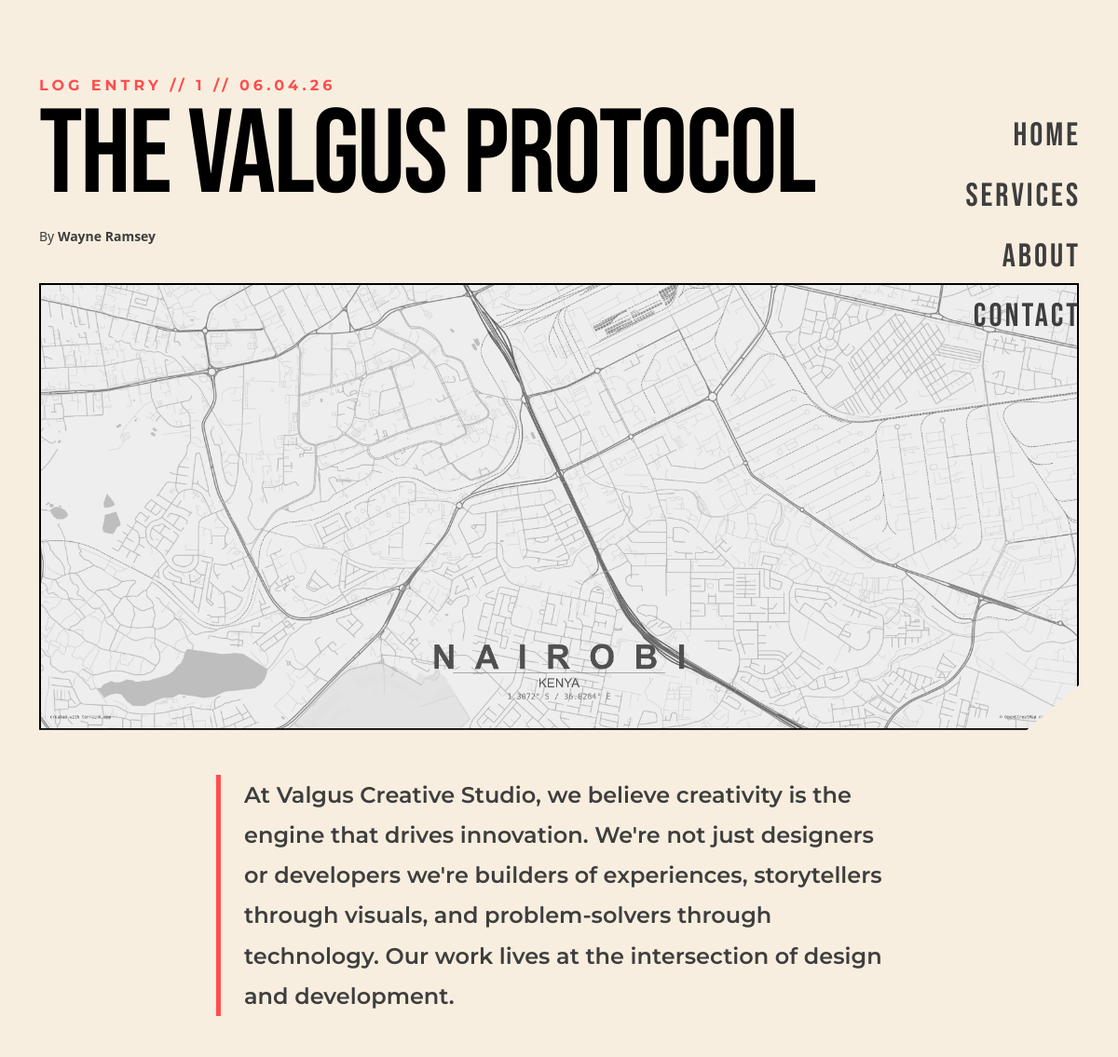
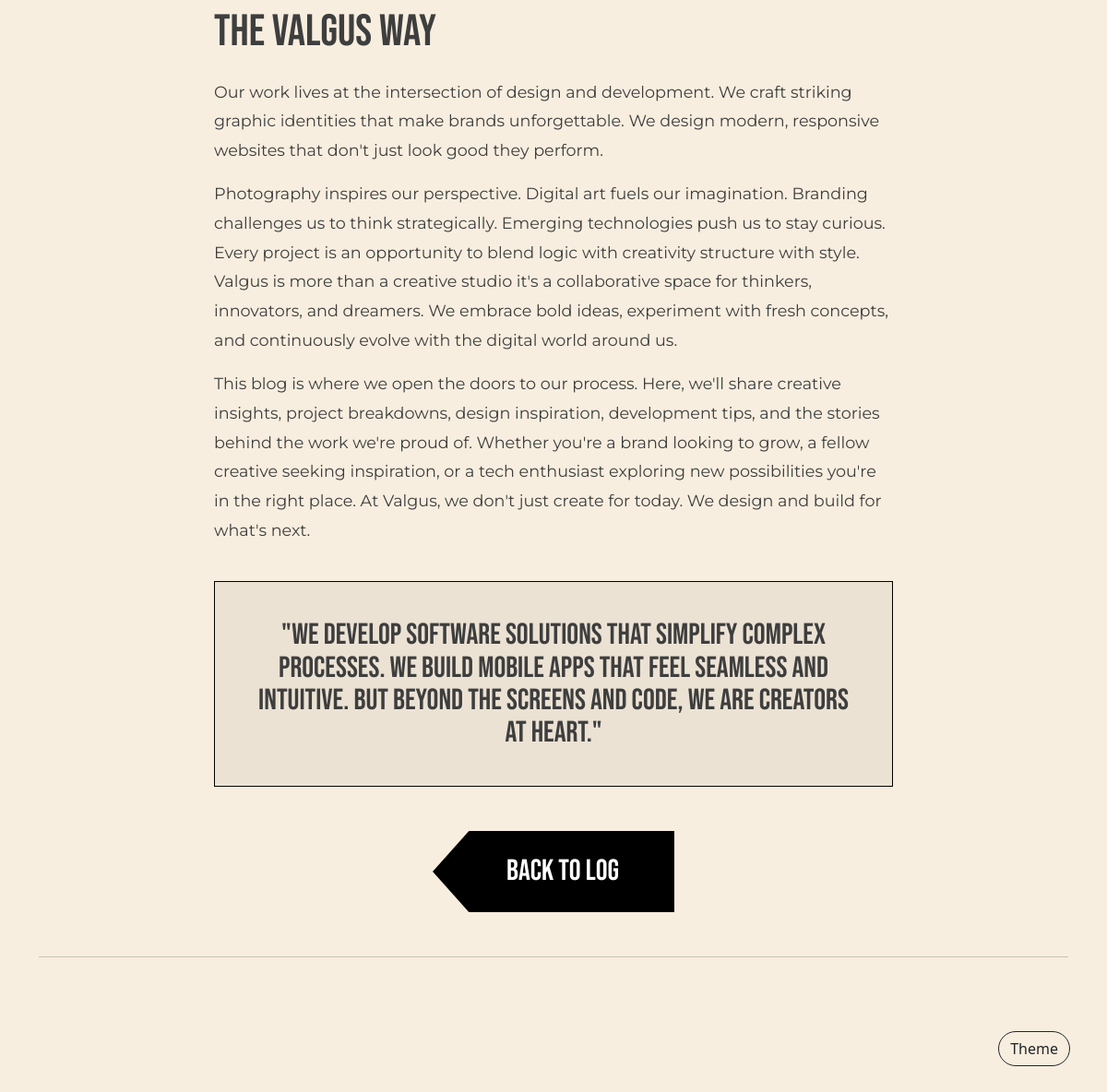
The app's page /blogs/ with its own data (2 pictures, top to bottom).
### newapp/models.py (models this page shows, shortened)
class blog(models.Model):
    date = models.DateField(auto_now=True)
    main_title = models.CharField(max_length=50, unique=True)
    author = models.CharField(max_length=40)
    blog_image = models.ImageField (upload_to='blog_images/')
    lead_text = models.TextField(null=True)
    sub_heading = models.CharField(max_length=30)
    block_quote = models.TextField(null=True)
    full_blog = models.TextField(null=True)

### newapp/views.py (the view)
# urls.py: path('blogs/', views.blog_list, name='my_blogs'),
def blog_list(request):
    if not blog.objects.exists(): blog.objects.create(main_title="Sample Blog", author="Admin", sub_heading="First Post")
    return render(request, 'blogs.html', {'posts': blog.objects.all()})

### newapp/templates/blogs.html (shortened to what this page needs)
{% load static %}
<!DOCTYPE html>
<html lang="en">
<head>
    <link rel="stylesheet" href="{% static 'css/bootstrap.min.css' %}">
    <link rel="stylesheet" href="https://cdn.jsdelivr.net/npm/bootstrap-icons@1.11.3/font/bootstrap-icons.css">
    <link rel="stylesheet" href="{% static 'css/custom.css' %}">
</head>
<body>
    <header class="main-wrapper">
    <nav class="side-nav">
        <a href="{%url 'my_index' %}">HOME</a>
        <a href="{%url 'my_services' %}">SERVICES</a>
        <a href="{%url 'my_services' %}">ABOUT</a>
        <a href="{%url 'my_index' %}">CONTACT</a>
    </nav>
</header>
<main class="blog-post-container">
    <div class="container">
        {% if posts %}
            {% for post in posts %}
            <div class="post-header-group">
                <p class="post-metadata">LOG ENTRY // {{ post.pk }} // {{ post.date|date:"d.m.y" }}</p>
                <h1 class="main-title-post">{{ post.main_title|upper }}</h1>
                <div class="post-tags">
                    <small>By <strong>{{ post.author }}</strong></small>
                </div>
            </div>
            <div class="post-featured-image-wrapper">
                <img src="{{ post.blog_image.url }}" alt="{{ post.main_title }}" class="featured-img">
            </div>
            <div class="row justify-content-center mt-5">
                <div class="col-lg-8">
                    <article class="post-content">
                        <p class="lead-text">
                            {{ post.lead_text }}
                        </p>
                        <h2 class="section-subheading">{{ post.sub_heading|upper }}</h2>
                        {{ post.full_blog|linebreaks }}
                        {% if post.block_quote %}
                        <blockquote>
                            "{{ post.block_quote }}"
                        </blockquote>
                        {% endif %}
                    </article>
                    <div class="post-footer-nav mt-5">
                        <a href="{%url 'my_vblog' %}" class="rect-button-point">BACK TO LOG</a>
                    </div>
                </div>
            </div>
            <hr class="my-5">
            {% endfor %}
        {% endif %}
    </div>
</main>
    <button class="btn btn-outline-dark toggle-btn" onclick="toggleMode()">
  Theme
</button>
</body>
</html>

### newapp/static/css/custom.css (style rules this page uses)
:root { --bg-light: #f8eedf; --text-light: #3e3e3e; --bg-dark: #1e1e1e; --text-dark: #e8e0d5; }
body { background: var(--bg-light); color: var(--text-light); transition: 0.3s; overflow-x: hidden; overflow-y: auto; }
.main-wrapper { position: relative; width: 100%; height: auto; max-height: none; overflow: visible; }
.side-nav { position: absolute; top: 40px; right: 40px; text-align: right; z-index: 1000; }
.side-nav a { display: block; text-decoration: none; font-family: 'Bebas Neue', sans-serif; font-size: 2.2rem; letter-spacing: 3px; margin-bottom: 12px; color: inherit; transition: all 0.2s ease; }
.toggle-btn { position: fixed; bottom: 30px; right: 40px; border-radius: 50px; }
.rect-button-point { display: flex; align-items: center; justify-content: center; background-color: #000; color: #fff; font-family: 'Bebas Neue', sans-serif; font-size: 1.8rem; padding: 15px 40px 15px 70px; clip-path: polygon(15% 0%, 100% 0%, 100% 100%, 15% 100%, 0% 50%); text-decoration: none; flex-shrink: 0; transition: 0.3s; }
.rect-button-point { display: flex; align-items: center; justify-content: center; background-color: #000; color: #fff; font-family: 'Bebas Neue', sans-serif; font-size: 2rem; text-decoration: none; padding: 20px 60px 20px 80px; clip-path: polygon(15% 0%, 100% 0%, 100% 100%, 15% 100%, 0% 50%); transition: all 0.4s cubic-bezier(0.23, 1, 0.32, 1); white-space: nowrap; flex-shrink: 0; position: relative; overflow: hidden; }
.blog-post-container { padding-bottom: 100px; }
.post-header-group { margin-top: 80px; margin-bottom: 40px; }
.post-metadata { font-family: 'Montserrat', sans-serif; font-weight: 700; letter-spacing: 4px; color: #ff4d4d; margin-bottom: 10px; }
.main-title-post { font-family: 'Bebas Neue', sans-serif; font-size: 8rem; line-height: 0.85; letter-spacing: -2px; color: #000; }
.post-tags { display: flex; gap: 10px; margin-top: 20px; }
.post-featured-image-wrapper { width: 100%; height: 60vh; border: 2px solid #000; overflow: hidden; clip-path: polygon(0 0, 100% 0, 100% 90%, 95% 100%, 0 100%); }
.featured-img { width: 100%; height: 100%; object-fit: cover; filter: grayscale(1); }
.post-content { font-family: 'Montserrat', sans-serif; line-height: 1.8; font-size: 1.1rem; }
.lead-text { font-size: 1.5rem; font-weight: 600; margin-bottom: 40px; border-left: 5px solid #ff4d4d; padding-left: 25px; }
.section-subheading { font-family: 'Bebas Neue', sans-serif; font-size: 3rem; margin-top: 50px; margin-bottom: 20px; }
blockquote { margin: 40px 0; padding: 40px; background: rgba(0,0,0,0.05); font-family: 'Bebas Neue', sans-serif; font-size: 2rem; line-height: 1.1; text-align: center; border: 1px solid #000; }
.post-footer-nav { display: flex; justify-content: center; }
.main-title, .service-title, .main-title-post { animation: slideInRight 0.8s cubic-bezier(0.23, 1, 0.32, 1); }
html { scroll-behavior: smooth; }

### records on screen
blog: pk "1", date "06.04.26", main_title "THE VALGUS PROTOCOL", author "Wayne Ramsey", blog_image (picture), lead_text "At Valgus Creative Studio, we believe creativity is the engine that drives innovation. We're not just designers or developers we're builders of experiences, storytellers through visuals, and problem-solvers through technology. Our work lives at the intersection of design and development.", sub_heading "THE VALGUS WAY", full_blog "Our work lives at the intersection of design and development. We craft striking graphic identities that make brands unforgettable. We design modern, responsive websites that don't just look good they perform. Photography inspires our perspective. Digital art fuels our imagination. Branding challenges us to think strategically. Emerging technologies push us to stay curious. Every project is an opportunity to blend logic with creativity structure with style. Valgus is more than a creative studio it's a collaborative space for thinkers, innovators, and dreamers. We embrace bold ideas, experiment with fresh concepts, and continuously evolve with the digital world around us. This blog is where…", block_quote "We develop software solutions that simplify complex processes. We build mobile apps that feel seamless and intuitive. But beyond the screens and code, we are creators at heart."
